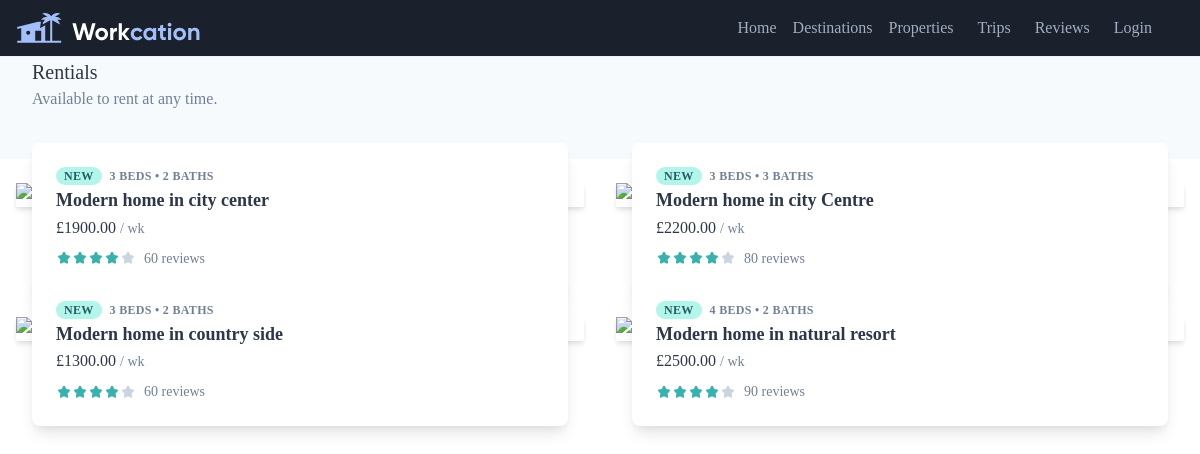
Page /property/ on the earlier database version.
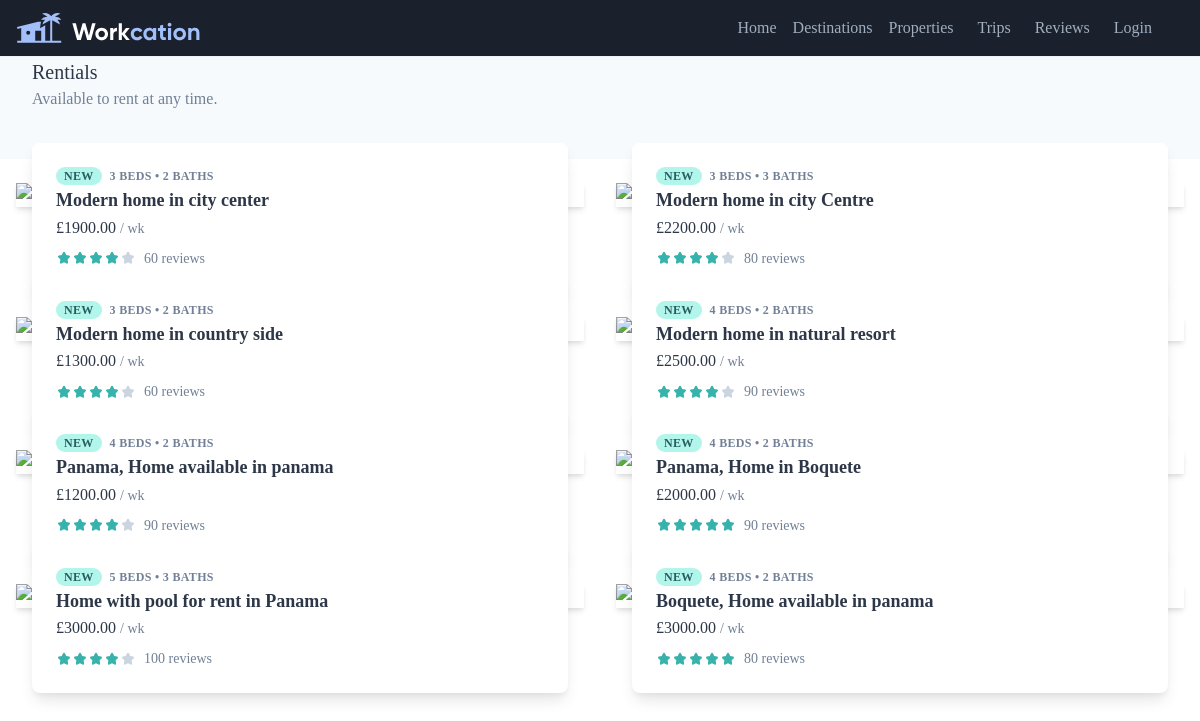
Same page on the later database version.
### property/models.py (models this page shows)
class Property(models.Model):
    id              = models.AutoField(primary_key=True)
    title           = models.CharField(max_length=120)
    beds            = models.IntegerField()
    baths           = models.IntegerField()
    priceInCents    = models.IntegerField()
    formattedPrice  = models.DecimalField(decimal_places=2, max_digits=100000)
    reviewCount     = models.IntegerField()
    rating          = models.IntegerField()
    imageUrl        = models.TextField(blank=True, null=True)
    imageAlt        = models.CharField(max_length=120, null=True)

### property/views.py (the view)
# urls.py: path('property/', property_detail_view, name='property'),
def property_detail_view(request, *args, **kwargd):
    queryset = Property.objects.all()
    context = {
        'object_list': queryset,
        'points': [1,2,3,4,5]
    }
    return render(request, "property/details.html",context)

### theme/templates/property/details.html (shortened to what this page needs)
{% extends 'base.html' %}
{% load static %}
{% block content %}
<div class="max-auto ">
    <div class="bg-gray-100 pb-12 border-gray-200 border-solid border-t">
        <h2 class="text-xl text-gray-800 px-8">Rentials</h2>
        <p class="text-gray-600 px-8">Available to rent at any time.</p>
    </div>
    <div class="flex flex-wrap pb-12">
    {% for item in object_list %}
        <div class=" items-center justify-center mt-6 w-full
                        px-4 sm:w-1/2 lg:w-1/2 xl:w-1/4 ">
            <div class="relative pb-5/6">
            </div>
            <div class="relative px-4 -mt-16">
                <div class="bg-white p-6 rounded-lg shadow-lg">
                    <div class="flex items-baseline">
                        <span class="inline-block bg-teal-200
                            text-teal-800 text-xs px-2 rounded-full
                            uppercase font-semibold tracking-wide">
                            New
                        </span>
                    <div class="ml-2 text-gray-600 text-xs
                                uppercase font-semibold tracking-wide">
                        {{ item.beds }} beds &bull;
                        {{ item.baths }} baths
                    </div>
                </div>
                <h4 class="mt-1 font-semibold text-lg leading-tight truncate">
                    {{ item.title }}
                </h4>
                <div class="mt-1"> £{{ item.formattedPrice }}
                    <span class="text-gray-600 text-sm"> / wk</span>
                </div>
                <div class="mt-2 flex items-center">
                    {% for i in points %}
                    <svg
                        class=" {% if i <= item.rating %} text-teal-500
                                {% else %} text-gray-400{% endif %} h-4 w-4 fill-current"
                        viewBox="0 0 24 24"
                        xmlns="http://www.w3.org/2000/svg"
                        >
                        <path d="M8.133 20.333c-1.147.628-2.488-.387-2.269
                            -1.718l.739-4.488-3.13-3.178c-.927-.943-.415-2.585.867
                            -2.78l4.324-.654
                            1.934-4.083a1.536 1.536 0 0 1 2.804 0l1.934 4.083
                            4.324.655c1.282.194 1.794 1.836.866 2.78l-3.129
                            3.177.739 4.488c.219 1.331-1.122 2.346-2.269
                            1.718L12 18.214l-3.867 2.119z"
                        fill-rule="evenodd"/>
                    </svg>
                    {% endfor %}
                    <span class="ml-2 text-gray-600 text-sm">
                            {{ item.reviewCount }} reviews
                    </span>
                </div>
            </div>
        </div>
    </div>
    {% endfor %}
</div>
{% endblock %}

Differences in the rows shown:
added Property: beds "4", baths "2", title "Panama, Home available in panama", formattedPrice "1200.00", rating 4 (drawn), reviewCount "90"
added Property: beds "4", baths "2", title "Panama, Home in Boquete", formattedPrice "2000.00", rating 5 (drawn), reviewCount "90"
added Property: beds "5", baths "3", title "Home with pool for rent in Panama", formattedPrice "3000.00", rating 4 (drawn), reviewCount "100"
added Property: beds "4", baths "2", title "Boquete, Home available in panama", formattedPrice "3000.00", rating 5 (drawn), reviewCount "80"
